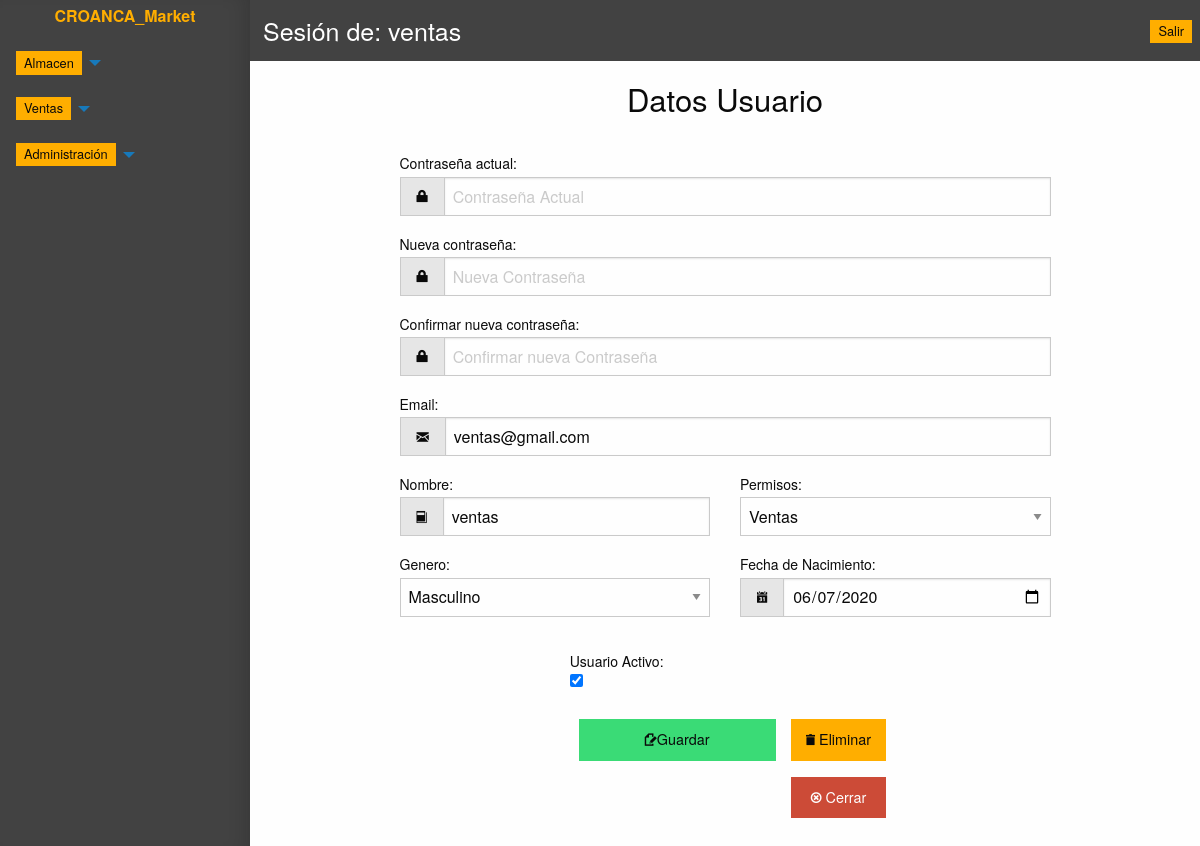
The app's page /users/update/2/ (signed in) with its own data.
### applications/users/models.py (models this page shows, shortened)
class User(AbstractBaseUser, PermissionsMixin):
    ADMINISTRADOR = '0'
    ALMACEN = '1'
    VENTAS = '2'
    VARON = 'M'
    MUJER = 'F'
    OTRO = 'O'
    OCUPATION_CHOICES = [
        (ADMINISTRADOR, 'Administrador'),
        (ALMACEN, 'Almacen'),
        (VENTAS, 'Ventas'),
    ]
    GENDER_CHOICES = [
        (VARON, 'Masculino'),
        (MUJER, 'Femenino'),
        (OTRO, 'Otros'),
    ]
    email = models.EmailField(unique=True)
    full_name = models.CharField('Nombres', max_length=100)
    ocupation = models.CharField(
        max_length=1,
        choices=OCUPATION_CHOICES,
        blank=True
    )
    genero = models.CharField(
        max_length=1,
        choices=GENDER_CHOICES,
        blank=True
    )
    date_birth = models.DateField(
        'Fecha de nacimiento',
        blank=True,
        null=True
    )
    is_staff = models.BooleanField(default=False)
    is_active = models.BooleanField(default=False)
    USERNAME_FIELD = 'email'
    REQUIRED_FIELDS = ['full_name']
    objects = UserManager()

### applications/users/views.py (the view, shortened to what this page needs)
class UserUpdateView(UpdateView, AdminPermisoMixin):
    template_name = "users/update.html"
    model = User
    form_class = UserUpdateForm
    success_url = reverse_lazy('users_app:user-lista')
    def get_form_kwargs(self):
        kwargs = super().get_form_kwargs()
        kwargs['user'] = self.request.user
        return kwargs
    def get_context_data(self, **kwargs):
        context = super().get_context_data(**kwargs)
        context['password_form'] = UserUpdateForm(self.request.user)
        return context

### templates/users/update.html (shortened to what this page needs)
{% extends "users/base_users.html" %}
{% load  static %}
{% block panel-content %}
<div class="grid-x grid-margin-x align-center">
  <h3 class="cell" style="margin-bottom: 1em; text-align: center;">Datos Usuario</h3>
  <form class="cell medium-9 grid-x grid-margin-x align-center" method="POST">{% csrf_token %}
    <div class="cell medium-12">
      <label>Contraseña actual:</label>
      <div class="input-group">
        <span class="input-group-label"><i class="fi-lock"></i></span>
        {{ form.password_current }}
      </div>
    </div>
    <div class="cell medium-12">
      <label>Nueva contraseña:</label>
      <div class="input-group">
        <span class="input-group-label"><i class="fi-lock"></i></span>
        {{ form.password_new }}
      </div>
    </div>
    <div class="cell medium-12">
      <label>Confirmar nueva contraseña:</label>
      <div class="input-group">
        <span class="input-group-label"><i class="fi-lock"></i></span>
        {{ form.password_confirm }}
      </div>
    </div>
    <div class="cell medium-12">
      <label>Email:</label>
      <div class="input-group">
        <span class="input-group-label"><i class="fi-mail"></i></span>
        {{ form.email }}
      </div>
    </div>
    <div class="cell medium-6">
      <label>Nombre:</label>
      <div class="input-group">
        <span class="input-group-label"><i class="fi-book"></i></span>
        {{form.full_name}}
      </div>
    </div>
    <div class="cell medium-6">
      <label>Permisos:</label>
      <div class="input-group">
        {{form.ocupation}}
      </div>
    </div>
    <div class="cell medium-6">
      <label>Genero:</label>
      <div class="input-group">
        {{form.genero}}
      </div>
    </div>
    <div class="cell medium-6">
      <label>Fecha de Nacimiento:</label>
      <div class="input-group">
        <span class="input-group-label"><i class="fi-calendar"></i></span>
        {{ form.date_birth }}
      </div>
    </div>
    <div class="cell medium-6">
        <label>Usuario Activo:</label>
        <div class="input-group">
          {{ form.is_active }}
        </div>
        <div class="grid-x grid-margin-x align-center">
          <form method="POST"> {% csrf_token%}
            <div class="cell medium-8">
              <button type="submit" class="cell button success fi-page-edit">Guardar</button>
            </div>
          </form>
          <form class="" action="{% url 'users_app:user-delete' object.id %}" method="POST">
            <div class="cell medium-8">
              <button type="submit" class="cell button warning fi-trash"> Eliminar</button>
            </div>
            <a href="{% url 'users_app:user-lista' %}" class="cell button alert fi-x-circle"> Cerrar</a>
          </form>
        </div>
    </div>
  </form>
</div>
{% endblock panel-content %}

### templates/panel.html (shortened to what this page needs)
{% extends "base.html" %}
{% load  static %}
{% block content %}
<div class="off-canvas-wrapper">
  <div class="off-canvas-wrapper-inner" data-off-canvas-wrapper>
    <div class="off-canvas position-left reveal-for-large" id="my-info" data-off-canvas data-position="left" style="background-color: #424242;">
      <div class="row column">
        <a href="{% url 'home_app:index' %}">
          <h6 style="text-align: center; padding: 0.3em; color: #ffae00; font-weight: bold;">CROANCA_Market</h6>
        </a>
        <ul class="vertical medium-horizontal menu" menu" data-responsive-menu="accordion medium-dropdown" data-auto-height="true" data-animate-height="true">
            <li>
              <a href="#"><span class="label warning">Almacen</span></a>
            </li>
        </ul>
        <ul class="vertical medium-horizontal menu" menu" data-responsive-menu="accordion medium-dropdown" data-auto-height="true" data-animate-height="true">
            <li>
              <a href="#"><span class="label warning">Ventas</span></a>
            </li>
        </ul>
        <ul class="vertical medium-horizontal menu" data-responsive-menu="accordion medium-dropdown" data-auto-height="true" data-animate-height="true">
            <li>
              <a href="#"><span class="label warning">Administración</span></a>
            </li>
        </ul>
      </div>
    </div>
    <div class="off-canvas-content" data-off-canvas-content>
      <div class="grid-x">
        <div class="cell top-bar" style="background-color: #424242;">
          <div class="top-bar-left">
            <h4 style="color: white; margin: 5px;">Sesión de: {{ user.full_name }}</h4>
          </div>
          <div class="top-bar-right">
            <a href="{% url 'users_app:user-logout' %}">
              <span class="label warning">Salir</span>
            </a>
          </div>
        </div>
      </div>
      <div class="grid-container" style="padding: 1em;">
        {% block panel-content %}
        {% endblock panel-content %}
      </div>
  </div>
</div>
{% endblock content %}

### templates/base.html (style rules this page uses)
#my-info { background-color: #424242; }

### records on screen
User: full_name "ventas", email "ventas@gmail.com", ocupation "Ventas", genero "Masculino", date_birth "06/07/2020", is_active "☑"
